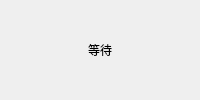
<?xml version="1.0" encoding="UTF-8"?>
<ui version="4.0">
 <class>LoadingDlg</class>
 <widget class="QDialog" name="LoadingDlg">
  <property name="geometry">
   <rect>
    <x>0</x>
    <y>0</y>
    <width>200</width>
    <height>100</height>
   </rect>
  </property>
  <property name="minimumSize">
   <size>
    <width>200</width>
    <height>100</height>
   </size>
  </property>
  <property name="maximumSize">
   <size>
    <width>200</width>
    <height>100</height>
   </size>
  </property>
  <property name="windowTitle">
   <string>Dialog</string>
  </property>
  <layout class="QVBoxLayout" name="verticalLayout">
   <item>
    <widget class="QLabel" name="loading_lb">
     <property name="text">
      <string>等待</string>
     </property>
     <property name="alignment">
      <set>Qt::AlignCenter</set>
     </property>
    </widget>
   </item>
  </layout>
 </widget>
 <resources/>
 <connections/>
</ui>
